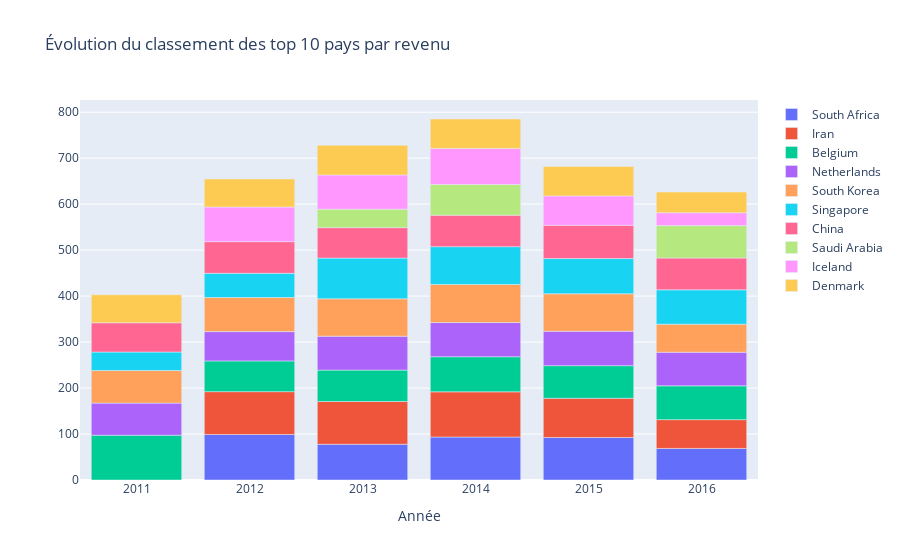

The code cell stored with this chart in its notebook:
### Code cell
# Préparartion des trames de données
countries_ = dfValue.groupby('country').income.mean().sort_values(ascending=False)[:10]
print(countries_)

countries = dfValue.groupby('country').income.mean().sort_values(ascending=False)[:10].reset_index().country.unique()

print(countries)

# import graph objects as "go"
import plotly.graph_objs as go
data_plot =[]

for pays in countries:
    data = dfValue.loc[dfValue.country==pays].groupby('year').income.mean()[:10].reset_index()
    trace = {
        'x': data.year,
        'y': data.income,
        'name': pays,
        'type':'bar'        
    }
    
    print(data)
    print (" ")
    data_plot.append(trace)

layout = {
  'xaxis': {'title': 'Année'},
  'barmode': 'relative',
  'title': 'Évolution du classement des top 10 pays par revenu'
};
fig = go.Figure(data = data_plot, layout = layout)
iplot(fig)

### Figure 1 — Plotly figure (JSON) as saved in the notebook; plotly's stock layout.template omitted (floating-point values rounded to 4 significant figures)
{"data": [{"name": "South Africa", "type": "bar", "x": [2011, 2012, 2013, 2014, 2015, 2016], "y": [null, 99.03, 77.7, 93.5, 92.5, 68.63]}, {"name": "Iran", "type": "bar", "x": [2012, 2013, 2014, 2015, 2016], "y": [93.1, 93, 98.3, 85.15, 62.66]}, {"name": "Belgium", "type": "bar", "x": [2011, 2012, 2013, 2014, 2015, 2016], "y": [97.4, 66.93, 68.34, 76.28, 71.03, 73.53]}, {"name": "Netherlands", "type": "bar", "x": [2011, 2012, 2013, 2014, 2015, 2016], "y": [69.84, 63.7, 73.74, 74.38, 74.96, 73.02]}, {"name": "South Korea", "type": "bar", "x": [2011, 2012, 2013, 2014, 2015, 2016], "y": [70.85, 74.21, 81.43, 82.9, 81.34, 61.0]}, {"name": "Singapore", "type": "bar", "x": [2011, 2012, 2013, 2014, 2015, 2016], "y": [40.25, 52.55, 88.45, 82.15, 76.7, 74.85]}, {"name": "China", "type": "bar", "x": [2011, 2012, 2013, 2014, 2015, 2016], "y": [63.6, 68.84, 66.2, 68.39, 72.25, 69.05]}, {"name": "Saudi Arabia", "type": "bar", "x": [2013, 2014, 2016], "y": [40.2, 66.8, 70.57]}, {"name": "Iceland", "type": "bar", "x": [2012, 2013, 2014, 2015, 2016], "y": [75.4, 74.4, 78.5, 64, 28]}, {"name": "Denmark", "type": "bar", "x": [2011, 2012, 2013, 2014, 2015, 2016], "y": [61.03, 60.8, 64.52, 63.98, 63.86, 45.05]}], "layout": {"barmode": "relative", "title": {"text": "Évolution du classement des top 10 pays par revenu"}, "xaxis": {"title": {"text": "Année"}}}}
